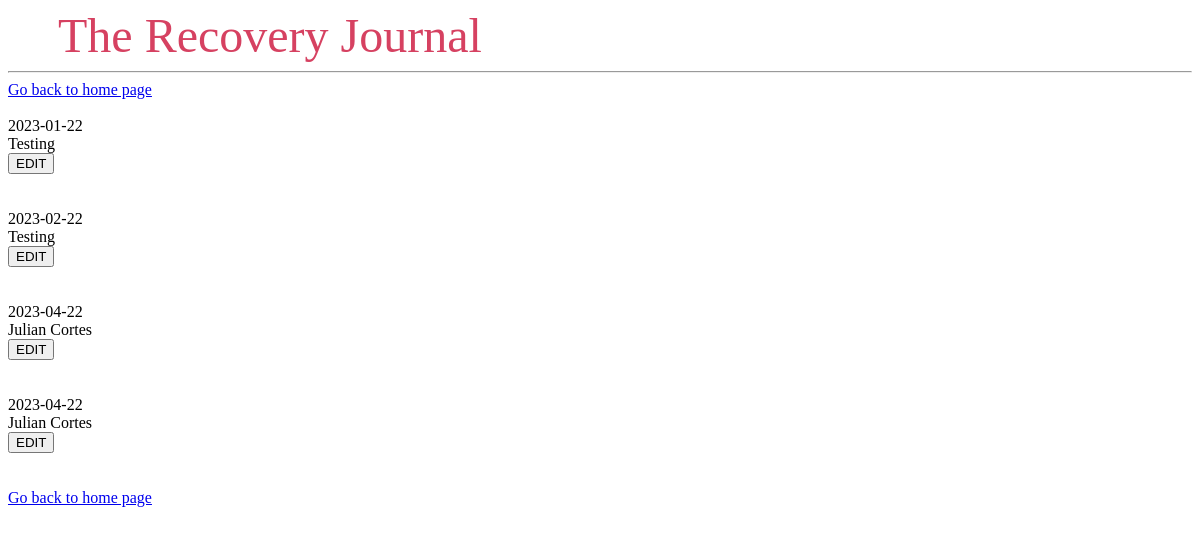
Page /list (signed in) on the earlier database version.
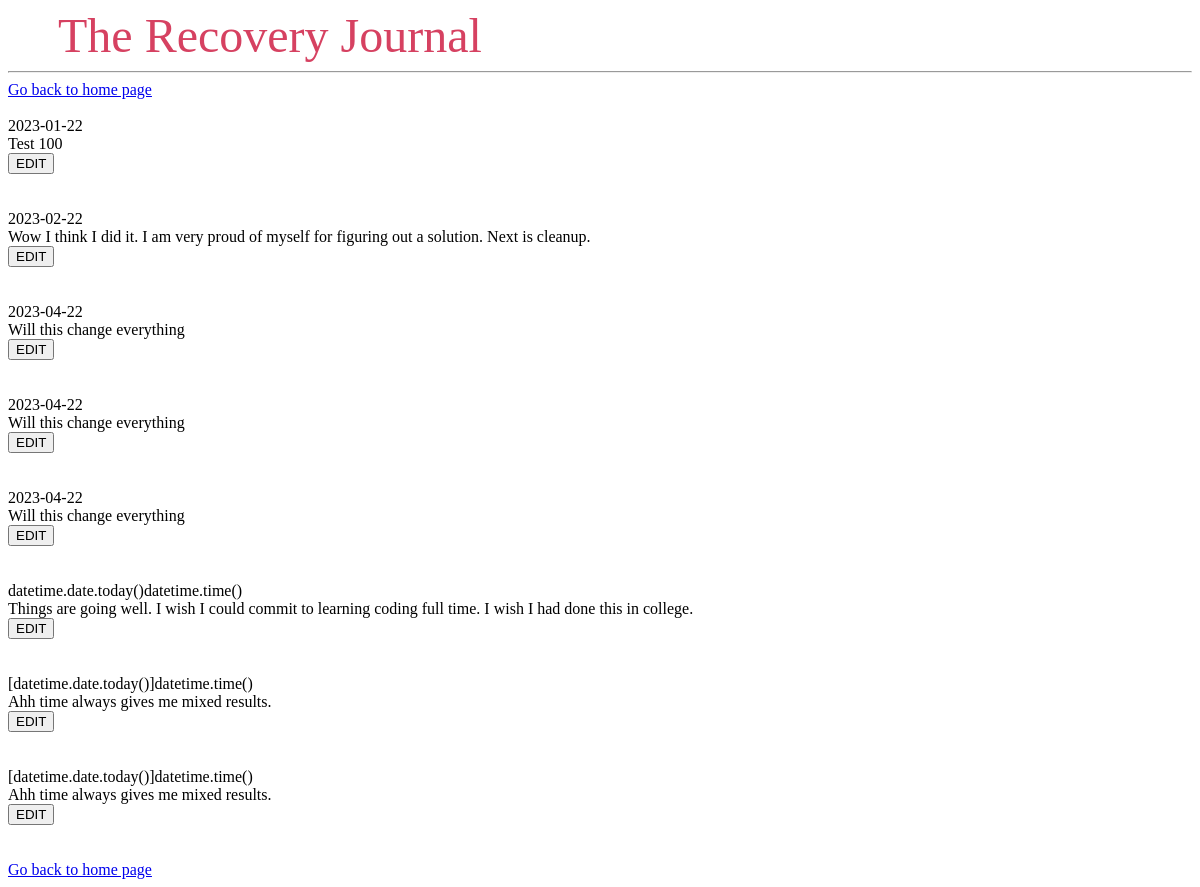
Same page on the later database version.
### tables this page shows
CREATE TABLE "entries" (
	"ID"	INTEGER,
	"username"	TEXT,
	"entrydate"	TEXT,
	"entry"	TEXT,
	PRIMARY KEY("ID" AUTOINCREMENT)
);

### rjp.py (the view)
@app.route('/list')
def list():
	username=session.get('user')
	con = sqlite3.connect("rjp.db")
	con.row_factory = sqlite3.Row
	cur = con.cursor()
	cur.execute("SELECT * FROM entries WHERE username = ?", [username])
	rows = cur.fetchall();
	return render_template("list.html",rows = rows)

### templates/list.html
{% extends 'base.html' %}
{% block content %}
      <a href = "/home/">Go back to home page</a><br><br>
         {% for row in rows %}
               {{row["entrydate"]}}<br>
               {{row["entry"]}}<br>
               <form action="/edit/" method="post">
               <input name={{row["entrydate"]}} value="EDIT" type="submit"> </form>
               <br>
               <br>
{% endfor %}
      <a href = "/home/">Go back to home page</a>
{% endblock %}

### templates/base.html (shortened to what this page needs)
<!DOCTYPE html PUBLIC "-//W3C//DTD HTML 4.01//EN" "http://www.w3.org/TR/html4/strict.dtd">
<html><head>
</head><body>
<nav> <a href="/home/">The Recovery Journal</a> </nav>
<hr>
<div class="content"> {% block content %} {% endblock %} </div>
</body></html>

### templates/base.html (style rules this page uses)
nav a { color: #d64161; font-size: 3em; margin-left: 50px; text-decoration: none; }

Differences in the rows shown:
changed entries: entry "Testing" → "Test 100"
changed entries: entry "Testing" → "Wow I think I did it. I am very proud of myself for figuring out a solution. Next is cleanup."
changed entries (number 3 of 8 on the later page): entry "Julian Cortes" → "Will this change everything"
changed entries (number 4 of 8 on the later page): entry "Julian Cortes" → "Will this change everything"
added entries: entrydate "2023-04-22", entry "Will this change everything"
added entries: entrydate "datetime.date.today()datetime.time()", entry "Things are going well. I wish I could commit to learning coding full time. I wish I had done this in college."
added entries: entrydate "[datetime.date.today()]datetime.time()", entry "Ahh time always gives me mixed results."
added entries: entrydate "[datetime.date.today()]datetime.time()", entry "Ahh time always gives me mixed results."
